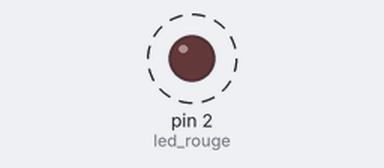
The sketch below on a simulated Arduino Uno, built with avr-gcc and run on an emulated ATmega328P. Parts: output pins drawn as LEDs (lit = HIGH). Dashed ring = blinking.

Above: at 0.3 s.
Timing chart, 0 to 3.0 s (numbered marks = the images above):
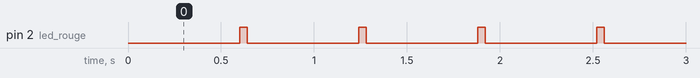

Measured:
- by itself, pin 2 (led_rouge): alternates HIGH for 0.04 s and LOW for 0.60 s

The sketch:

Clignotement_1_Led.ino
```cpp
const int led_rouge = 2;       //définition de la broche 2 de la carte en tant que variable

void setup()                   //fonction d'initialisation de la carte
{
   pinMode(led_rouge, OUTPUT); //initialisation de la broche 2 comme étant une sortie
}

void loop()                    //fonction principale, elle se répète (s’exécute) à l'infini
{
   digitalWrite(led_rouge, LOW);    // allume la LED
   delay(600);                      // fait une pause de 600 milli-seconde
   digitalWrite(led_rouge, HIGH);     // éteint la LED
   delay(40);                      // fait une pause de 40 milli-seconde
}
```
